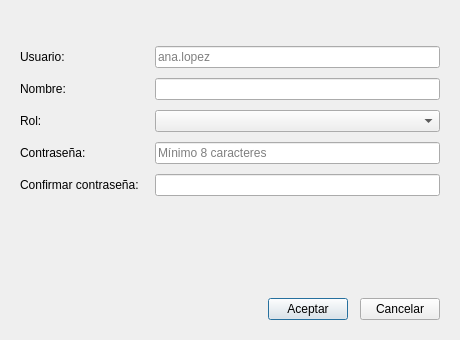
<?xml version="1.0" encoding="UTF-8"?>
<ui version="4.0">
 <class>UserAccountDialog</class>
 <widget class="QDialog" name="UserAccountDialog">
  <property name="geometry">
   <rect>
    <x>0</x>
    <y>0</y>
    <width>460</width>
    <height>340</height>
   </rect>
  </property>
  <property name="windowTitle">
   <string>Cuenta de usuario</string>
  </property>
  <property name="modal">
   <bool>true</bool>
  </property>
  <layout class="QVBoxLayout" name="dialogLayout">
   <property name="spacing">
    <number>12</number>
   </property>
   <property name="leftMargin">
    <number>20</number>
   </property>
   <property name="topMargin">
    <number>20</number>
   </property>
   <property name="rightMargin">
    <number>20</number>
   </property>
   <property name="bottomMargin">
    <number>20</number>
   </property>
   <item>
    <widget class="QLabel" name="titleLabel">
     <property name="class" stdset="0">
      <string notr="true">h2</string>
     </property>
    </widget>
   </item>
   <item>
    <layout class="QFormLayout" name="accountForm">
     <property name="horizontalSpacing">
      <number>16</number>
     </property>
     <property name="verticalSpacing">
      <number>10</number>
     </property>
     <item row="0" column="0">
      <widget class="QLabel" name="usernameLabel">
       <property name="text">
        <string>Usuario:</string>
       </property>
       <property name="buddy">
        <cstring>usernameEdit</cstring>
       </property>
      </widget>
     </item>
     <item row="0" column="1">
      <widget class="QLineEdit" name="usernameEdit">
       <property name="maxLength">
        <number>50</number>
       </property>
       <property name="placeholderText">
        <string>ana.lopez</string>
       </property>
       <property name="field" stdset="0">
        <string notr="true">username</string>
       </property>
      </widget>
     </item>
     <item row="1" column="0">
      <widget class="QLabel" name="displayNameLabel">
       <property name="text">
        <string>Nombre:</string>
       </property>
       <property name="buddy">
        <cstring>displayNameEdit</cstring>
       </property>
      </widget>
     </item>
     <item row="1" column="1">
      <widget class="QLineEdit" name="displayNameEdit">
       <property name="maxLength">
        <number>100</number>
       </property>
       <property name="field" stdset="0">
        <string notr="true">displayName</string>
       </property>
      </widget>
     </item>
     <item row="2" column="0">
      <widget class="QLabel" name="roleLabel">
       <property name="text">
        <string>Rol:</string>
       </property>
       <property name="buddy">
        <cstring>roleCombo</cstring>
       </property>
      </widget>
     </item>
     <item row="2" column="1">
      <widget class="QComboBox" name="roleCombo">
       <property name="field" stdset="0">
        <string notr="true">role</string>
       </property>
      </widget>
     </item>
     <item row="3" column="0">
      <widget class="QLabel" name="passwordLabel">
       <property name="text">
        <string>Contraseña:</string>
       </property>
       <property name="buddy">
        <cstring>passwordEdit</cstring>
       </property>
      </widget>
     </item>
     <item row="3" column="1">
      <widget class="QLineEdit" name="passwordEdit">
       <property name="maxLength">
        <number>128</number>
       </property>
       <property name="echoMode">
        <enum>QLineEdit::EchoMode::Password</enum>
       </property>
       <property name="placeholderText">
        <string>Mínimo 8 caracteres</string>
       </property>
       <property name="field" stdset="0">
        <string notr="true">password</string>
       </property>
      </widget>
     </item>
     <item row="4" column="0">
      <widget class="QLabel" name="passwordConfirmationLabel">
       <property name="text">
        <string>Confirmar contraseña:</string>
       </property>
       <property name="buddy">
        <cstring>passwordConfirmationEdit</cstring>
       </property>
      </widget>
     </item>
     <item row="4" column="1">
      <widget class="QLineEdit" name="passwordConfirmationEdit">
       <property name="maxLength">
        <number>128</number>
       </property>
       <property name="echoMode">
        <enum>QLineEdit::EchoMode::Password</enum>
       </property>
       <property name="field" stdset="0">
        <string notr="true">passwordConfirmation</string>
       </property>
      </widget>
     </item>
    </layout>
   </item>
   <item>
    <spacer name="dialogSpacer">
     <property name="orientation">
      <enum>Qt::Orientation::Vertical</enum>
     </property>
     <property name="sizeHint" stdset="0">
      <size>
       <width>0</width>
       <height>0</height>
      </size>
     </property>
    </spacer>
   </item>
   <item>
    <layout class="QHBoxLayout" name="dialogButtons">
     <item>
      <spacer name="dialogButtonsSpacer">
       <property name="orientation">
        <enum>Qt::Orientation::Horizontal</enum>
       </property>
       <property name="sizeHint" stdset="0">
        <size>
         <width>40</width>
         <height>20</height>
        </size>
       </property>
      </spacer>
     </item>
     <item>
      <widget class="QPushButton" name="acceptButton">
       <property name="text">
        <string>Aceptar</string>
       </property>
       <property name="default">
        <bool>true</bool>
       </property>
       <property name="class" stdset="0">
        <string notr="true">primary</string>
       </property>
      </widget>
     </item>
     <item>
      <widget class="QPushButton" name="cancelButton">
       <property name="text">
        <string>Cancelar</string>
       </property>
       <property name="class" stdset="0">
        <string notr="true">secondary</string>
       </property>
      </widget>
     </item>
    </layout>
   </item>
  </layout>
 </widget>
 <tabstops>
  <tabstop>usernameEdit</tabstop>
  <tabstop>displayNameEdit</tabstop>
  <tabstop>roleCombo</tabstop>
  <tabstop>passwordEdit</tabstop>
  <tabstop>passwordConfirmationEdit</tabstop>
  <tabstop>acceptButton</tabstop>
  <tabstop>cancelButton</tabstop>
 </tabstops>
 <resources/>
 <connections/>
</ui>
